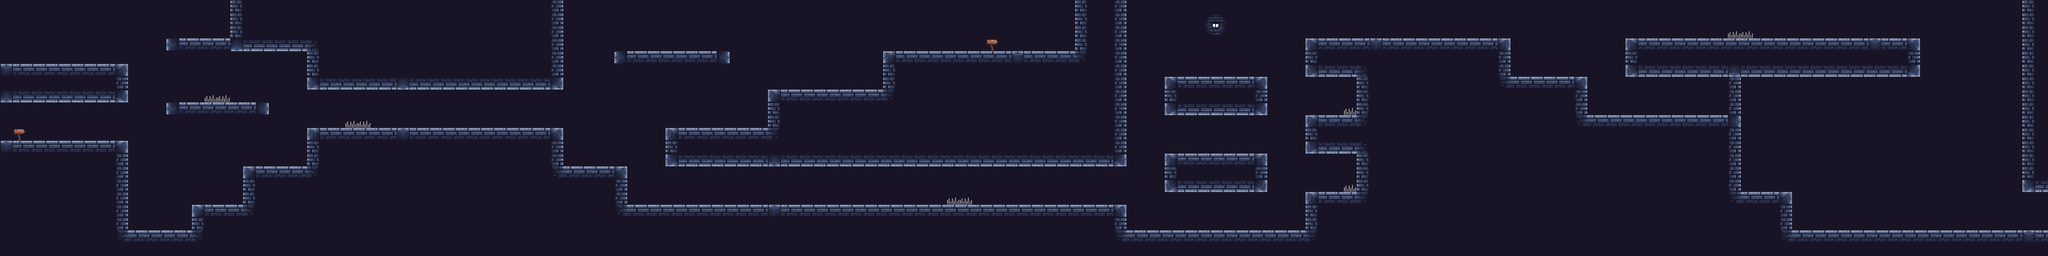

Rendered tile map (Tiled .tmx) drawn with the repository's tilesets; below, a short description and the map source with its tile grids summarised:
An orthogonal 160x20 tile map with 64x64 px tiles, 1 tile layer (Tile Layer 1).

<map version="1.10" tiledversion="1.10.0" orientation="orthogonal" renderorder="right-down" width="160" height="20" tilewidth="64" tileheight="64" infinite="0" nextlayerid="2" nextobjectid="1">
 <tileset firstgid="1" source="tile.tsx" />
 <layer id="1" name="Tile Layer 1" width="160" height="20">
  <data>[3200 cells, 3200 non-empty, 24 distinct tile ids]</data>
 </layer>
</map>